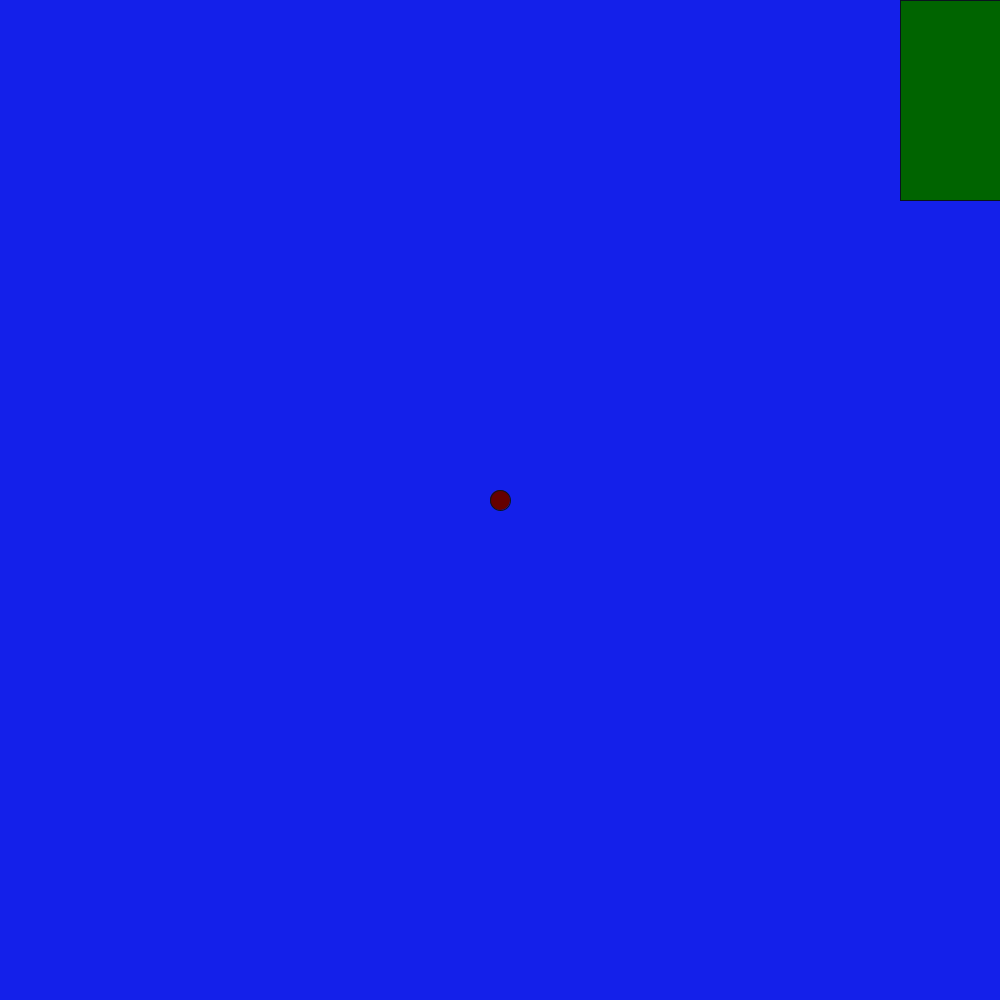
Frame 1 (no input)
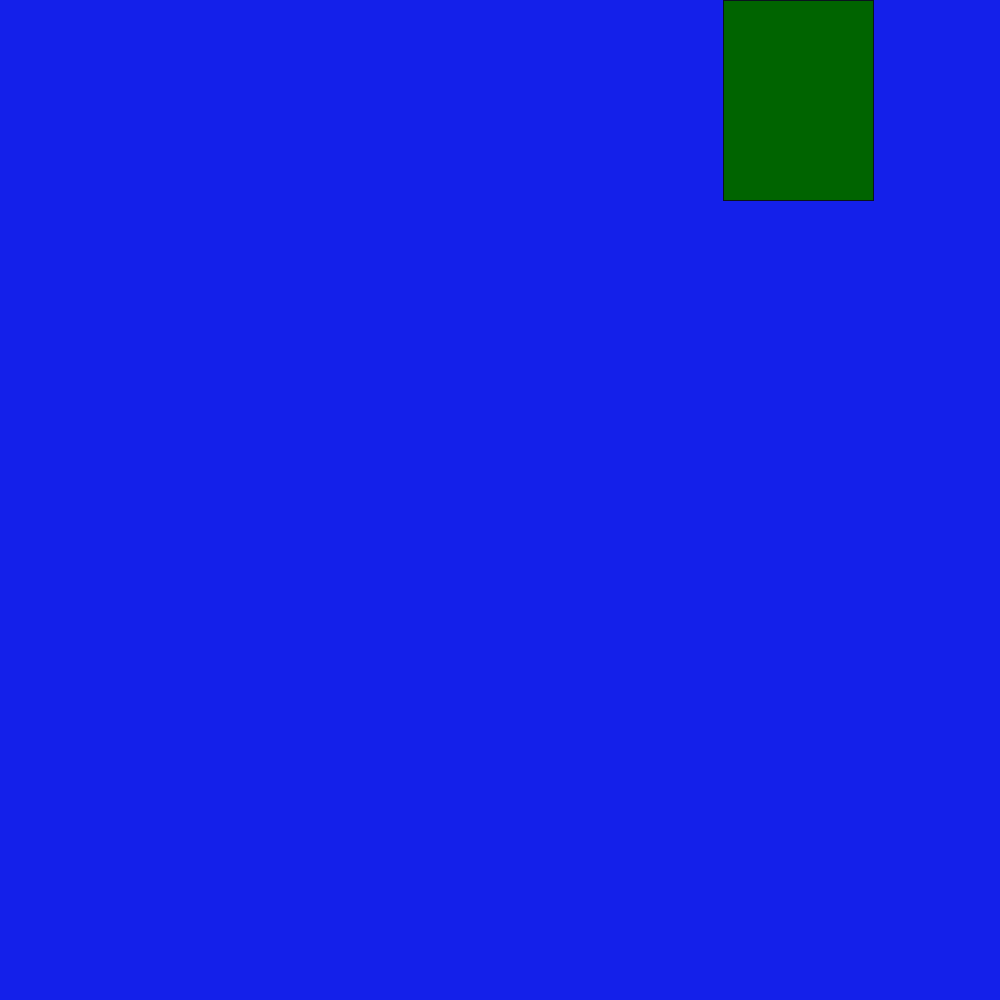
Frame 60 (the mouse pressed at the canvas centre just before this capture)
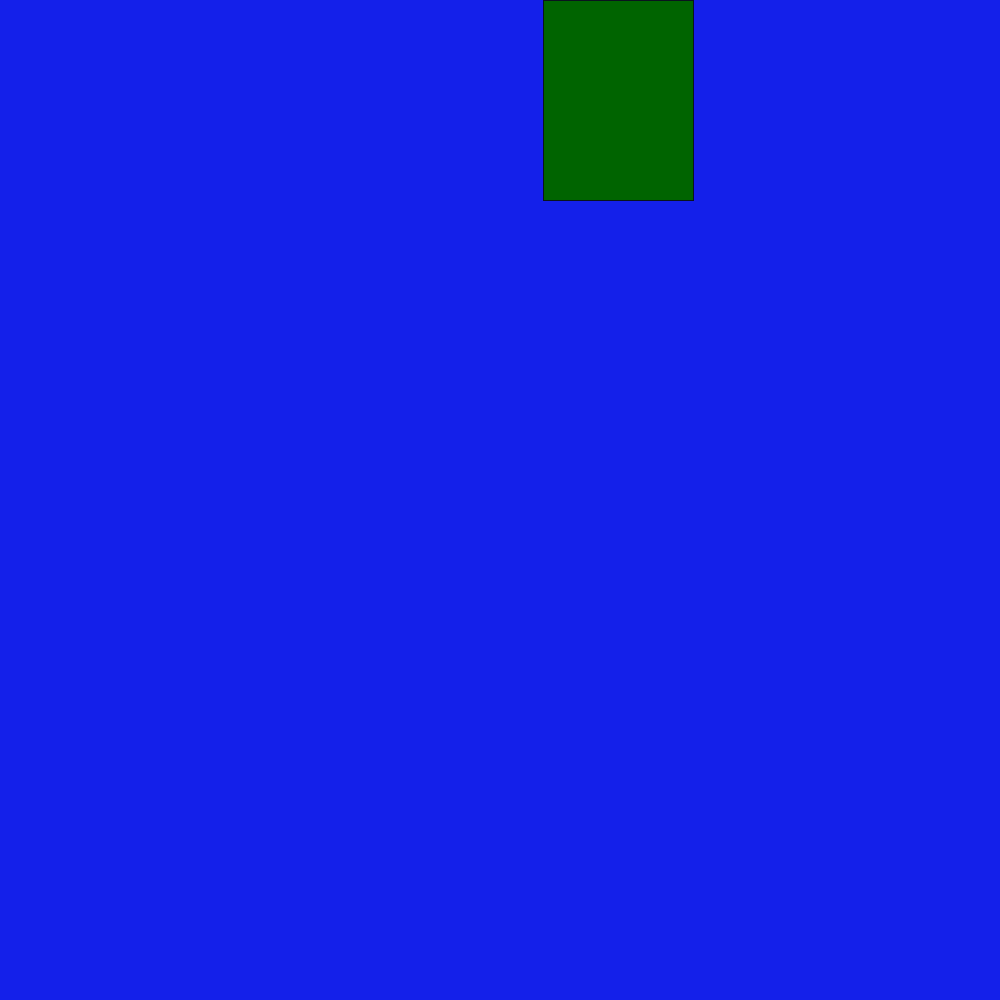
Frame 120 (the mouse held since frame 60 and released just before this capture)

The Processing sketch that drew these frames (run headless with seeded random() and noise(); from frame 60 on, the mouse is pressed at the canvas centre):

// Processing sketch: FlappyBird
// ── FlappyBird.pde
int x = 500;
int y = 500;
int gravity = 1; 
int birdYVelocity = 3;
int pipeX = 900;
int upperPipeHeight = 200;


void setup () {
  size(1000, 1000);
}
void draw() {
  background(20, 32, 234);
fill(100, 0, 0);
stroke(10, 20, 30);
ellipse(x, y, 20, 20);
birdYVelocity= birdYVelocity+gravity;
y=y+birdYVelocity;
fill(0, 100, 0);
rect(pipeX, 0, 150, upperPipeHeight);
pipeX = pipeX-3;
if (pipeX == 0) {
  teleportPipes();
}
}
void mousePressed() {
  birdYVelocity=-17;
}
void teleportPipes() {
  pipeX = 900;
  upperPipeHeight = (int) random(100, 400);
  
}
